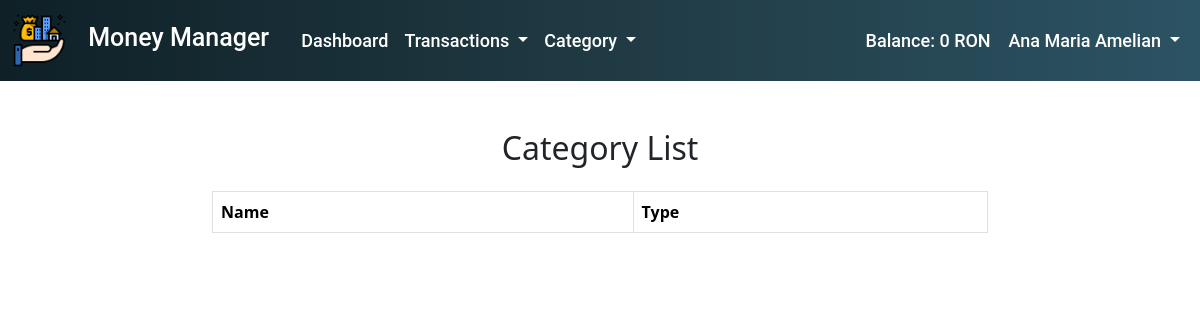
Before: /list_category/ (signed in) with the older database file.
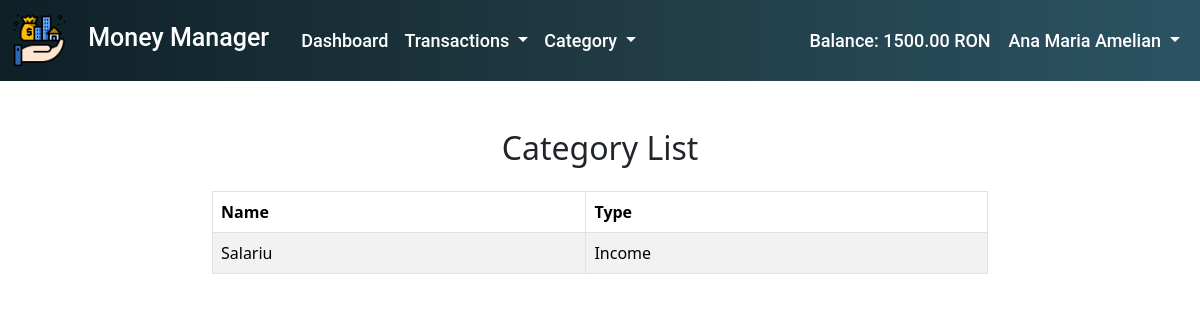
After: the same page with the newer database file.
### categories/models.py (models this page shows, shortened)
class UserCategory(models.Model):
    user = models.ForeignKey(User, on_delete=models.CASCADE, null=True)
    name = models.CharField(max_length=100)
    is_income = models.BooleanField(choices=is_income_choices,default=False)  # Venituri vs Cheltuieli
    created_at = models.DateTimeField(auto_now_add=True)
    updated_at = models.DateTimeField(auto_now=True)

### categories/views.py (the view)
# urls.py: path('list_category/', views.CategoryListView.as_view(), name='list-category'),
class CategoryListView(LoginRequiredMixin, ListView):
    template_name = 'categories/list_category.html'
    model = UserCategory
    context_object_name = 'all_categories'
    def get_queryset(self):
        return UserCategory.objects.filter(user=self.request.user)
    def get_context_data(self, **kwargs):
        data = super().get_context_data(**kwargs)
        data['user'] = self.request.user
        return data

### MoneyManager/context_processors.py (called while the page is built)
def transactions_context(request):
    context = {}
    if request.user.is_authenticated:
        incomes = UserTransactions.objects.filter(user=request.user, category__is_income=True)
        total_income = sum(income.amount for income in incomes)
        expenses = UserTransactions.objects.filter(user=request.user, category__is_income=False)
        total_expense = sum(expense.amount for expense in expenses)
        total_money = total_income - total_expense
        first_name = request.user.first_name
        last_name = request.user.last_name
        fullname = f"{first_name} {last_name}"
        context = {
            'total_money': total_money,
            'full_name': fullname,
        }
    return context

### templates/categories/list_category.html (shortened to what this page needs)
{% extends 'base.html' %}
{% block content %}
    <div class="container-fluid py-5">
        <div class="row">
            <div class="col-md-8 offset-2">
                <h2 class="text-center mb-4">Category List</h2>
                <table class="table table-striped table-bordered">
                    <thead class="thead-dark">
                        <tr>
                            <th>Name</th>
                            <th>Type</th>
                        </tr>
                    </thead>
                    <tbody>
                        {% for category in all_categories %}
                            <tr>
                                <td>{{ category.name }}</td>
                                <td>{{ category.get_is_income_display }}</td>
                            </tr>
                        {% endfor %}
                    </tbody>
                </table>
            </div>
        </div>
    </div>
{% endblock %}

Changed rows visible on the page:
added UserCategory: name "Salariu", is_income "Income"
Other visible differences:
{{ total_money }}: "0" → "1500.00"
